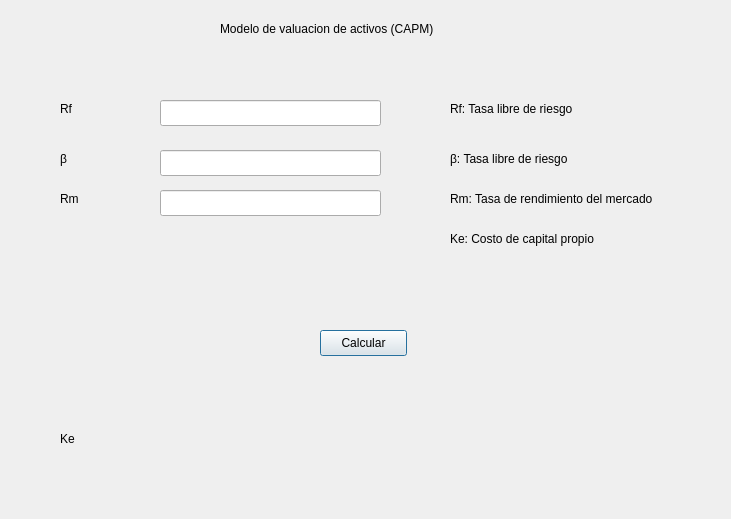
<?xml version="1.0" encoding="UTF-8"?>
<ui version="4.0">
 <class>Dialog</class>
 <widget class="QDialog" name="Dialog">
  <property name="windowModality">
   <enum>Qt::ApplicationModal</enum>
  </property>
  <property name="geometry">
   <rect>
    <x>0</x>
    <y>0</y>
    <width>731</width>
    <height>519</height>
   </rect>
  </property>
  <property name="windowTitle">
   <string>Modelo de valuacion de activos (CAPM)</string>
  </property>
  <widget class="QLabel" name="label">
   <property name="geometry">
    <rect>
     <x>220</x>
     <y>20</y>
     <width>371</width>
     <height>18</height>
    </rect>
   </property>
   <property name="text">
    <string>Modelo de valuacion de activos (CAPM)</string>
   </property>
  </widget>
  <widget class="QLabel" name="lbl_dividendos">
   <property name="geometry">
    <rect>
     <x>60</x>
     <y>100</y>
     <width>71</width>
     <height>18</height>
    </rect>
   </property>
   <property name="text">
    <string>Rf</string>
   </property>
  </widget>
  <widget class="QLabel" name="lbl_numero_acciones">
   <property name="geometry">
    <rect>
     <x>60</x>
     <y>150</y>
     <width>51</width>
     <height>18</height>
    </rect>
   </property>
   <property name="text">
    <string>β</string>
   </property>
  </widget>
  <widget class="QLineEdit" name="txt_dividendos">
   <property name="geometry">
    <rect>
     <x>160</x>
     <y>100</y>
     <width>221</width>
     <height>26</height>
    </rect>
   </property>
  </widget>
  <widget class="QLineEdit" name="txt_numero_acciones">
   <property name="geometry">
    <rect>
     <x>160</x>
     <y>150</y>
     <width>221</width>
     <height>26</height>
    </rect>
   </property>
  </widget>
  <widget class="QPushButton" name="btn_calcular">
   <property name="geometry">
    <rect>
     <x>320</x>
     <y>330</y>
     <width>87</width>
     <height>26</height>
    </rect>
   </property>
   <property name="text">
    <string>Calcular</string>
   </property>
  </widget>
  <widget class="QLabel" name="lbl_response">
   <property name="geometry">
    <rect>
     <x>130</x>
     <y>430</y>
     <width>231</width>
     <height>20</height>
    </rect>
   </property>
   <property name="text">
    <string/>
   </property>
  </widget>
  <widget class="QLabel" name="label_2">
   <property name="geometry">
    <rect>
     <x>60</x>
     <y>430</y>
     <width>41</width>
     <height>18</height>
    </rect>
   </property>
   <property name="text">
    <string>Ke</string>
   </property>
  </widget>
  <widget class="QLabel" name="label_3">
   <property name="geometry">
    <rect>
     <x>60</x>
     <y>190</y>
     <width>66</width>
     <height>18</height>
    </rect>
   </property>
   <property name="text">
    <string>Rm</string>
   </property>
  </widget>
  <widget class="QLineEdit" name="lineEdit">
   <property name="geometry">
    <rect>
     <x>160</x>
     <y>190</y>
     <width>221</width>
     <height>26</height>
    </rect>
   </property>
  </widget>
  <widget class="QLabel" name="label_4">
   <property name="geometry">
    <rect>
     <x>450</x>
     <y>100</y>
     <width>161</width>
     <height>18</height>
    </rect>
   </property>
   <property name="text">
    <string>Rf: Tasa libre de riesgo</string>
   </property>
  </widget>
  <widget class="QLabel" name="label_5">
   <property name="geometry">
    <rect>
     <x>450</x>
     <y>150</y>
     <width>151</width>
     <height>18</height>
    </rect>
   </property>
   <property name="text">
    <string>β: Tasa libre de riesgo</string>
   </property>
  </widget>
  <widget class="QLabel" name="label_6">
   <property name="geometry">
    <rect>
     <x>450</x>
     <y>190</y>
     <width>251</width>
     <height>18</height>
    </rect>
   </property>
   <property name="text">
    <string>Rm: Tasa de rendimiento del mercado</string>
   </property>
  </widget>
  <widget class="QLabel" name="label_7">
   <property name="geometry">
    <rect>
     <x>450</x>
     <y>230</y>
     <width>241</width>
     <height>18</height>
    </rect>
   </property>
   <property name="text">
    <string>Ke: Costo de capital propio</string>
   </property>
  </widget>
 </widget>
 <resources/>
 <connections/>
</ui>
